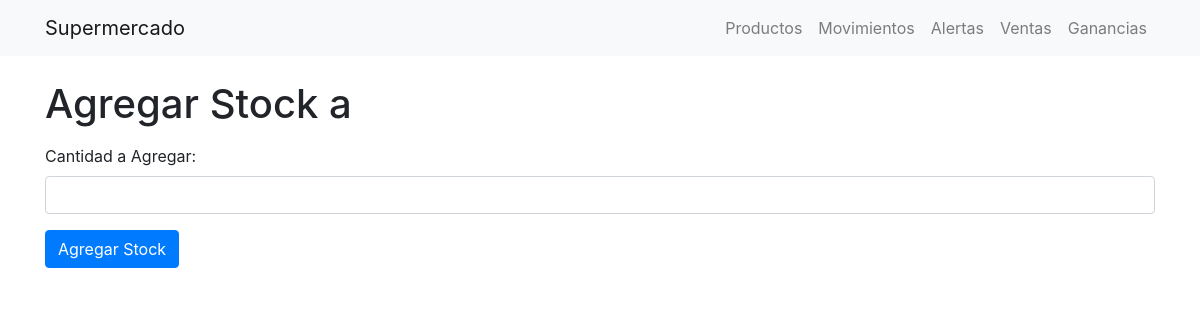
Before: /agregar_stock/6 with the older database file.
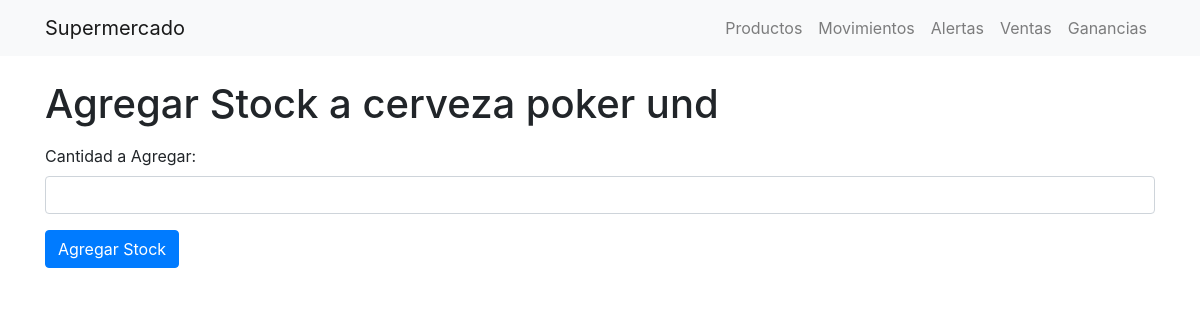
After: the same page with the newer database file.
### app.py (models this page shows)
class Producto(db.Model):
    id = db.Column(db.Integer, primary_key=True)
    nombre = db.Column(db.String(100), nullable=False)
    categoria = db.Column(db.String(100), nullable=False)
    precio_compra = db.Column(db.Float, nullable=False)
    precio_venta = db.Column(db.Float, nullable=False)
    stock_disponible = db.Column(db.Integer, nullable=False)
    proveedor = db.Column(db.String(100), nullable=False)
    umbral_alerta = db.Column(db.Integer, nullable=False, default=5)

### app.py (the view, shortened to what this page needs)
@app.route('/agregar_stock/<int:id>', methods=['GET', 'POST'])
def agregar_stock(id):
    producto = Producto.query.get(id)
    return render_template('agregar_stock.html', producto=producto)

### templates/agregar_stock.html
{% extends 'index.html' %}
{% block content %}
    <h1>Agregar Stock a {{ producto.nombre }}</h1>
    <form method="post" class="mt-3">
        <div class="form-group">
            <label for="cantidad_a_agregar">Cantidad a Agregar:</label>
            <input type="number" class="form-control" id="cantidad_a_agregar" name="cantidad_a_agregar" required>
        </div>
        <button type="submit" class="btn btn-primary">Agregar Stock</button>
    </form>
{% endblock %}

Changed rows visible on the page:
added Producto: nombre "cerveza poker und"
